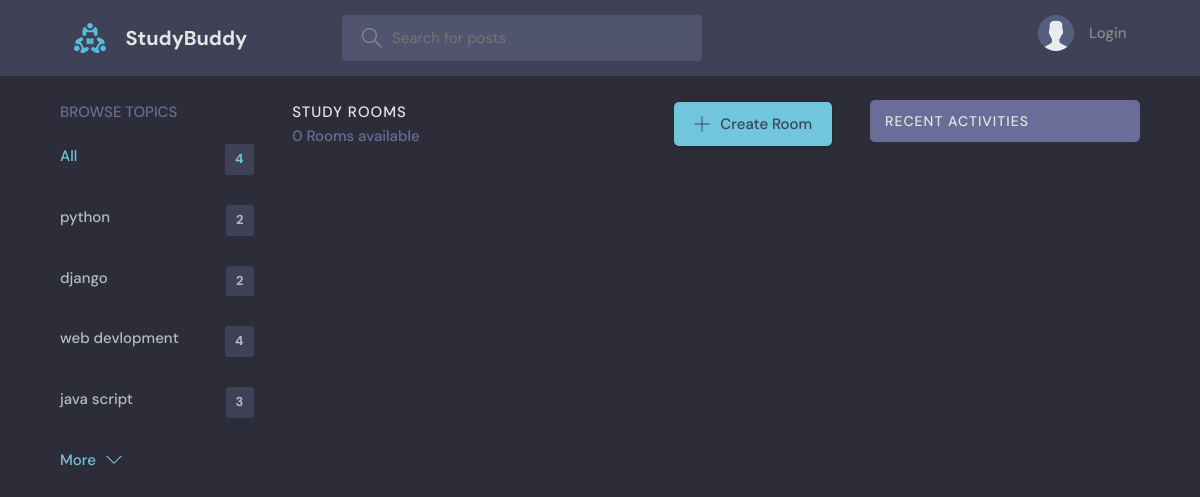
The page /?q=Designers on the database as committed earlier.
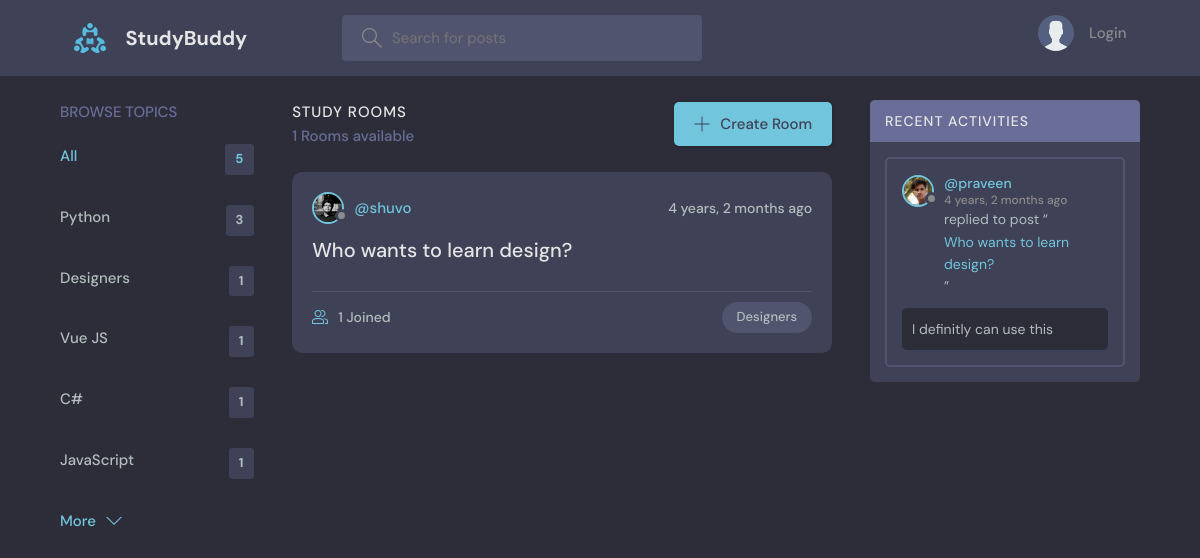
The same page on the database as committed later.
### base/models.py (models this page shows, shortened)
class Topic(models.Model):
    name = models.CharField(max_length=200)

class Room(models.Model):
    host = models.ForeignKey(User, on_delete=models.SET_NULL, null=True)
    topic = models.ForeignKey(Topic, on_delete=models.SET_NULL, null=True)
    name = models.CharField(max_length=200)
    description = models.TextField(null=True, blank=True)
    participants = models.ManyToManyField(
        User, related_name='participants', blank=True)
    updated = models.DateTimeField(auto_now=True)
    created = models.DateTimeField(auto_now_add=True)
    class Meta:
        ordering = ['-updated', '-created']
    def __str__(self):
        return self.name

class User(AbstractUser):
    name = models.CharField(max_length=200, null=True)
    email = models.EmailField(unique=True, null=True)
    bio = models.TextField(null=True)
    avatar = models.ImageField(null=True, default="avatar.svg")
    USERNAME_FIELD = 'email'
    REQUIRED_FIELDS = []

class Message(models.Model):
    user = models.ForeignKey(User, on_delete=models.CASCADE)
    room = models.ForeignKey(Room, on_delete=models.CASCADE)
    body = models.TextField()
    updated = models.DateTimeField(auto_now=True)
    created = models.DateTimeField(auto_now_add=True)
    class Meta:
        ordering = ['-updated', '-created']

### base/views.py (the view)
# urls.py: path('', views.home, name="home"),
def home(request):
    q = request.GET.get('q') if request.GET.get('q') != None else ''
    rooms = Room.objects.filter(
        Q(topic__name__icontains=q) |
        Q(name__icontains=q) |
        Q(description__icontains=q)
    )
    topics = Topic.objects.all()[0:5]
    room_count = rooms.count()
    room_messages = Message.objects.filter(
        Q(room__topic__name__icontains=q))[0:3]
    context = {'rooms': rooms, 'topics': topics,
               'room_count': room_count, 'room_messages': room_messages}
    return render(request, 'base/home.html', context)

### base/templates/base/home.html (shortened to what this page needs)
{% extends 'main.html' %}
{% block content %}
<main class="layout layout--3">
  <div class="container">
    {% include 'base/topics_component.html' %}
    <div class="roomList">
      <div class="roomList__header">
        <div>
          <h2>Study Rooms</h2>
          <p>{{room_count}} Rooms available</p>
        </div>
        <a class="btn btn--main" href="{% url 'create-room' %}">
          <svg version="1.1" xmlns="http://www.w3.org/2000/svg" width="32" height="32" viewBox="0 0 32 32">
            <title>add</title>
            <path
              d="M16.943 0.943h-1.885v14.115h-14.115v1.885h14.115v14.115h1.885v-14.115h14.115v-1.885h-14.115v-14.115z">
            </path>
          </svg>
          Create Room
        </a>
      </div>
      {% include 'base/feed_component.html' %}
    </div>
    {% include 'base/activity_component.html' %}
  </div>
</main>
{% endblock %}

### base/templates/base/topics_component.html
<div class="topics">
    <div class="topics__header">
        <h2>Browse Topics</h2>
    </div>
    <ul class="topics__list">
        <li>
            <a href="{% url 'home' %}" class="active">All <span>{{topics.count}}</span></a>
        </li>
        {% for topic in topics %}
        <li>
            <a href="{% url 'home' %}?q={{topic.name}}">{{topic.name}}<span>{{topic.room_set.all.count}}</span></a>
        </li>
        {% endfor %}
    </ul>
    <a class="btn btn--link" href="{% url 'topics' %}">
        More
        <svg version="1.1" xmlns="http://www.w3.org/2000/svg" width="32" height="32" viewBox="0 0 32 32">
            <title>chevron-down</title>
            <path d="M16 21l-13-13h-3l16 16 16-16h-3l-13 13z"></path>
        </svg>
    </a>
</div>

### base/templates/base/feed_component.html (shortened to what this page needs)
{% for room in rooms %}
<div class="roomListRoom">
    <div class="roomListRoom__header">
        <a href="{% url 'user-profile' room.host.id %}" class="roomListRoom__author">
            <div class="avatar avatar--small">
                <img src="{{room.host.avatar.url}}" />
            </div>
            <span>@{{room.host.username}}</span>
        </a>
        <div class="roomListRoom__actions">
            <span>{{room.created|timesince}} ago</span>
        </div>
    </div>
    <div class="roomListRoom__content">
        <a href="{% url 'room' room.id %}">{{room.name}}</a>
    </div>
    <div class="roomListRoom__meta">
        <a href="{% url 'room' room.id %}" class="roomListRoom__joined">
            {{room.participants.all.count}} Joined
        </a>
        <p class="roomListRoom__topic">{{room.topic.name}}</p>
    </div>
</div>
{% endfor %}

### base/templates/base/activity_component.html (shortened to what this page needs)
<div class="activities">
    <div class="activities__header">
        <h2>Recent Activities</h2>
    </div>
    {% for message in room_messages %}
    <div class="activities__box">
        <div class="activities__boxHeader roomListRoom__header">
            <a href="{% url 'user-profile' message.user.id %}" class="roomListRoom__author">
                <div class="avatar avatar--small">
                    <img src="{{message.user.avatar.url}}" />
                </div>
                <p>
                    @{{message.user.username}}
                    <span>{{message.created|timesince}} ago</span>
                </p>
            </a>
        </div>
        <div class="activities__boxContent">
            <p>replied to post “<a href="{% url 'room' message.room.id %}">{{message.room}}</a>”</p>
            <div class="activities__boxRoomContent">{{message.body}}</div>
        </div>
    </div>
    {% endfor %}
</div>

Rows that differ between the two databases and show on the page:
removed Topic: name "python", room_set.all.count "2"
removed Topic: name "django", room_set.all.count "2"
removed Topic: name "web devlopment", room_set.all.count "4"
removed Topic: name "java script", room_set.all.count "3"
added Topic: name "Python", room_set.all.count "3"
added Topic: name "Designers", room_set.all.count "1"
added Topic: name "Vue JS", room_set.all.count "1"
added Topic: name "C#", room_set.all.count "1"
added Topic: name "JavaScript", room_set.all.count "1"
added Room: host.avatar (picture), host.username "shuvo", created "4 years, 2 months", name "Who wants to learn design?", participants.all.count "1", topic.name "Designers"
added Message: user.avatar (picture), user.username "praveen", created "4 years, 2 months", room "Who wants to learn design?", body "I definitly can use this"
Other text that changed with them:
{{ topics.count }}: "4" → "5"
{{ room_count }}: "0" → "1"
